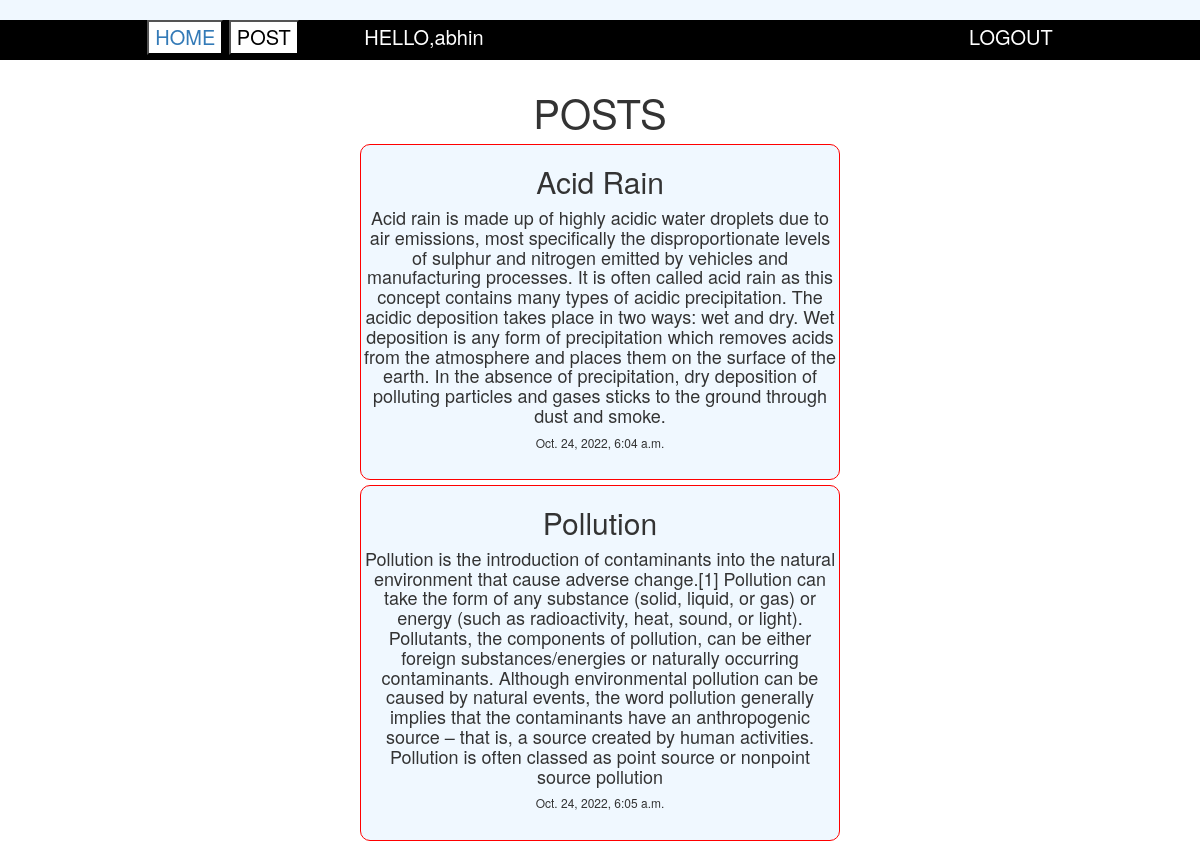
Page /home (signed in) on the committed database.
### web/models.py (models this page shows, shortened)
class Post(models.Model):
	title=models.CharField(max_length=50)
	description=models.CharField(max_length=300)
	user=models.ForeignKey(User,on_delete=models.CASCADE)
	created_on=models.DateTimeField(auto_now_add=True)

### web/views.py (the view)
# urls.py: path('home',views.home,name="home"),
def home(request):
	if request.user.is_authenticated:
		l=Post.objects.all()
		context={'POST':l}
		return render(request,'home.html',context)
	else:
		return redirect('/')

### web/templates/home.html (shortened to what this page needs)
{% extends 'base.html'%}
{% block content %}
<div style="width:100%;height: 30px;background-color: aliceblue;">
	<navbar style="background-color: black;margin: 1000px 50px 10px 50px; color: white;">
	<div style="width: 100%;height: 40px;background-color: black;color:white;font-size: 20px;text-align: center;">
<button style="background-color: white;"><a href="home" style="text-decoration: none;">HOME </a></button>
<button style="background-color: white;"><a href="post" style="text-decoration: none;color: black;">POST </a></button>
<span style="margin-left:5%;">HELLO,{{user.username}}</span>
<span style="margin-left: 40%;">
<a href="logout" style="text-decoration: none;color: white;">LOGOUT</a>
</span>
</navbar>
</div>
<br>
<br>
<div style="text-align:center;margin-left:30%;margin-right: 30%;">
	<h1 style="font-size: 40px;">POSTS</h1>
	<p>
		{% for p in POST %}
		<div style="text-align:center;width: 100%;background-color: aliceblue; border: 1px red solid;border-radius: 10px;border-collapse: collapse;">
		<h2>{{p.title}}</h2>
		<h4>{{p.description}}</h4>
		<h6>{{p.created_on}}</h6>
		<br>
		</div>
		{% endfor %}
	</p>
</div>
{% endblock %}margin-left:25%

### rows in the picture
Post: title "Acid Rain", description "Acid rain is made up of highly acidic water droplets due to air emissions, most specifically the disproportionate levels of sulphur and nitrogen emitted by vehicles and manufacturing processes. It is often called acid rain as this concept contains many types of acidic precipitation. The acidic deposition takes place in two ways: wet and dry. Wet deposition is any form of precipitation which removes acids from the atmosphere and places them on the surface of the earth. In the absence of precipitation, dry deposition of polluting particles and gases sticks to the ground through dust and smoke.", created_on "Oct. 24, 2022, 6:04 a.m."
Post: title "Pollution", description "Pollution is the introduction of contaminants into the natural environment that cause adverse change.[1] Pollution can take the form of any substance (solid, liquid, or gas) or energy (such as radioactivity, heat, sound, or light). Pollutants, the components of pollution, can be either foreign substances/energies or naturally occurring contaminants. Although environmental pollution can be caused by natural events, the word pollution generally implies that the contaminants have an anthropogenic source – that is, a source created by human activities. Pollution is often classed as point source or nonpoint source pollution", created_on "Oct. 24, 2022, 6:05 a.m."

### other values in the picture
{{ user.username }} "abhin"
